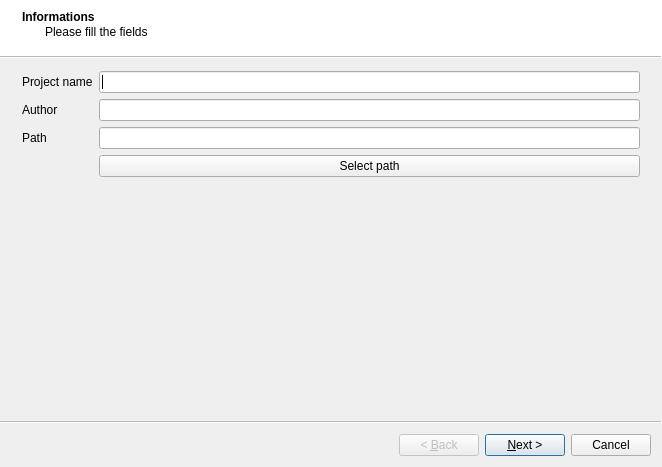
<?xml version="1.0" encoding="UTF-8"?>
<ui version="4.0">
 <class>NewProjectWizard</class>
 <widget class="QWizard" name="NewProjectWizard">
  <property name="geometry">
   <rect>
    <x>0</x>
    <y>0</y>
    <width>662</width>
    <height>467</height>
   </rect>
  </property>
  <property name="windowTitle">
   <string>Create a new project</string>
  </property>
  <property name="modal">
   <bool>true</bool>
  </property>
  <property name="wizardStyle">
   <enum>QWizard::ModernStyle</enum>
  </property>
  <widget class="QWizardPage" name="wizardPage1">
   <property name="title">
    <string>Informations</string>
   </property>
   <property name="subTitle">
    <string>Please fill the fields</string>
   </property>
   <layout class="QFormLayout" name="formLayout">
    <item row="0" column="0">
     <widget class="QLabel" name="projectNameLabel">
      <property name="text">
       <string>Project name</string>
      </property>
      <property name="buddy">
       <cstring>projectNameLineEdit</cstring>
      </property>
     </widget>
    </item>
    <item row="0" column="1">
     <widget class="QLineEdit" name="projectNameLineEdit"/>
    </item>
    <item row="1" column="0">
     <widget class="QLabel" name="authorLabel">
      <property name="text">
       <string>Author</string>
      </property>
      <property name="buddy">
       <cstring>authorLineEdit</cstring>
      </property>
     </widget>
    </item>
    <item row="1" column="1">
     <widget class="QLineEdit" name="authorLineEdit"/>
    </item>
    <item row="3" column="0">
     <widget class="QLabel" name="pathLabel">
      <property name="text">
       <string>Path</string>
      </property>
     </widget>
    </item>
    <item row="3" column="1">
     <widget class="QLineEdit" name="pathLineEdit"/>
    </item>
    <item row="4" column="1">
     <widget class="QPushButton" name="selectPathButton">
      <property name="text">
       <string>Select path</string>
      </property>
     </widget>
    </item>
    <item row="5" column="1">
     <spacer name="verticalSpacer_2">
      <property name="orientation">
       <enum>Qt::Vertical</enum>
      </property>
      <property name="sizeHint" stdset="0">
       <size>
        <width>20</width>
        <height>40</height>
       </size>
      </property>
     </spacer>
    </item>
   </layout>
  </widget>
  <widget class="QWizardPage" name="wizardPage">
   <property name="title">
    <string>Format</string>
   </property>
   <property name="subTitle">
    <string>Choose the way your project will be saved</string>
   </property>
   <layout class="QVBoxLayout" name="verticalLayout_2"/>
  </widget>
  <widget class="QWizardPage" name="wizardPage2">
   <property name="title">
    <string>Template</string>
   </property>
   <property name="subTitle">
    <string>Choose a template for your project</string>
   </property>
   <layout class="QHBoxLayout" name="horizontalLayout">
    <item>
     <widget class="QListWidget" name="listWidget">
      <item>
       <property name="text">
        <string>None</string>
       </property>
      </item>
     </widget>
    </item>
    <item>
     <widget class="QStackedWidget" name="stackedWidget">
      <widget class="QWidget" name="nonePage">
       <layout class="QVBoxLayout" name="verticalLayout">
        <item>
         <widget class="QLabel" name="label">
          <property name="text">
           <string>Create an empty project.</string>
          </property>
         </widget>
        </item>
        <item>
         <spacer name="verticalSpacer">
          <property name="orientation">
           <enum>Qt::Vertical</enum>
          </property>
          <property name="sizeHint" stdset="0">
           <size>
            <width>20</width>
            <height>40</height>
           </size>
          </property>
         </spacer>
        </item>
       </layout>
      </widget>
     </widget>
    </item>
   </layout>
  </widget>
 </widget>
 <resources/>
 <connections/>
</ui>
